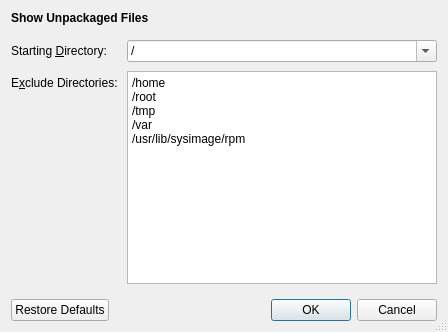
<?xml version="1.0" encoding="UTF-8"?>
<ui version="4.0">
 <class>ShowUnpkgFilesDialog</class>
 <widget class="QDialog" name="ShowUnpkgFilesDialog">
  <property name="geometry">
   <rect>
    <x>0</x>
    <y>0</y>
    <width>448</width>
    <height>332</height>
   </rect>
  </property>
  <property name="windowTitle">
   <string>Show Unpackaged Files</string>
  </property>
  <property name="sizeGripEnabled">
   <bool>true</bool>
  </property>
  <layout class="QVBoxLayout" name="verticalLayout">
   <item>
    <widget class="QLabel" name="dialogHeading">
     <property name="font">
      <font>
       <weight>75</weight>
       <bold>true</bold>
      </font>
     </property>
     <property name="text">
      <string>Show Unpackaged Files</string>
     </property>
    </widget>
   </item>
   <item>
    <spacer name="topVSpacer">
     <property name="orientation">
      <enum>Qt::Vertical</enum>
     </property>
     <property name="sizeType">
      <enum>QSizePolicy::Fixed</enum>
     </property>
     <property name="sizeHint" stdset="0">
      <size>
       <width>20</width>
       <height>9</height>
      </size>
     </property>
    </spacer>
   </item>
   <item>
    <layout class="QFormLayout" name="formLayout">
     <property name="horizontalSpacing">
      <number>9</number>
     </property>
     <property name="verticalSpacing">
      <number>9</number>
     </property>
     <item row="0" column="0">
      <widget class="QLabel" name="startingDirCaption">
       <property name="text">
        <string>Starting &amp;Directory:</string>
       </property>
       <property name="buddy">
        <cstring>startingDirComboBox</cstring>
       </property>
      </widget>
     </item>
     <item row="0" column="1">
      <widget class="QComboBox" name="startingDirComboBox">
       <property name="editable">
        <bool>true</bool>
       </property>
       <property name="currentText">
        <string notr="true">/</string>
       </property>
       <item>
        <property name="text">
         <string notr="true">/</string>
        </property>
       </item>
       <item>
        <property name="text">
         <string notr="true">/usr</string>
        </property>
       </item>
       <item>
        <property name="text">
         <string notr="true">/usr/lib</string>
        </property>
       </item>
       <item>
        <property name="text">
         <string notr="true">/usr/share</string>
        </property>
       </item>
       <item>
        <property name="text">
         <string notr="true">/lib</string>
        </property>
       </item>
       <item>
        <property name="text">
         <string notr="true">/etc</string>
        </property>
       </item>
       <item>
        <property name="text">
         <string notr="true">/opt</string>
        </property>
       </item>
      </widget>
     </item>
     <item row="1" column="0">
      <widget class="QLabel" name="excludeDirsCaption">
       <property name="text">
        <string>E&amp;xclude Directories:</string>
       </property>
       <property name="buddy">
        <cstring>excludeDirsTextEdit</cstring>
       </property>
      </widget>
     </item>
     <item row="1" column="1">
      <widget class="QPlainTextEdit" name="excludeDirsTextEdit">
       <property name="sizePolicy">
        <sizepolicy hsizetype="Expanding" vsizetype="Expanding">
         <horstretch>0</horstretch>
         <verstretch>1</verstretch>
        </sizepolicy>
       </property>
       <property name="minimumSize">
        <size>
         <width>160</width>
         <height>73</height>
        </size>
       </property>
       <property name="lineWrapMode">
        <enum>QPlainTextEdit::NoWrap</enum>
       </property>
       <property name="plainText">
        <string notr="true">/home
/root
/tmp
/var
/usr/lib/sysimage/rpm
</string>
       </property>
       <property name="placeholderText">
        <string>One path per line</string>
       </property>
      </widget>
     </item>
    </layout>
   </item>
   <item>
    <spacer name="bottomVSpacer">
     <property name="orientation">
      <enum>Qt::Vertical</enum>
     </property>
     <property name="sizeType">
      <enum>QSizePolicy::Fixed</enum>
     </property>
     <property name="sizeHint" stdset="0">
      <size>
       <width>20</width>
       <height>9</height>
      </size>
     </property>
    </spacer>
   </item>
   <item>
    <widget class="QDialogButtonBox" name="buttonBox">
     <property name="orientation">
      <enum>Qt::Horizontal</enum>
     </property>
     <property name="standardButtons">
      <set>QDialogButtonBox::Cancel|QDialogButtonBox::Ok|QDialogButtonBox::RestoreDefaults</set>
     </property>
    </widget>
   </item>
  </layout>
 </widget>
 <resources/>
 <connections>
  <connection>
   <sender>buttonBox</sender>
   <signal>accepted()</signal>
   <receiver>ShowUnpkgFilesDialog</receiver>
   <slot>accept()</slot>
   <hints>
    <hint type="sourcelabel">
     <x>167</x>
     <y>265</y>
    </hint>
    <hint type="destinationlabel">
     <x>167</x>
     <y>144</y>
    </hint>
   </hints>
  </connection>
  <connection>
   <sender>buttonBox</sender>
   <signal>rejected()</signal>
   <receiver>ShowUnpkgFilesDialog</receiver>
   <slot>reject()</slot>
   <hints>
    <hint type="sourcelabel">
     <x>167</x>
     <y>265</y>
    </hint>
    <hint type="destinationlabel">
     <x>167</x>
     <y>144</y>
    </hint>
   </hints>
  </connection>
 </connections>
</ui>
